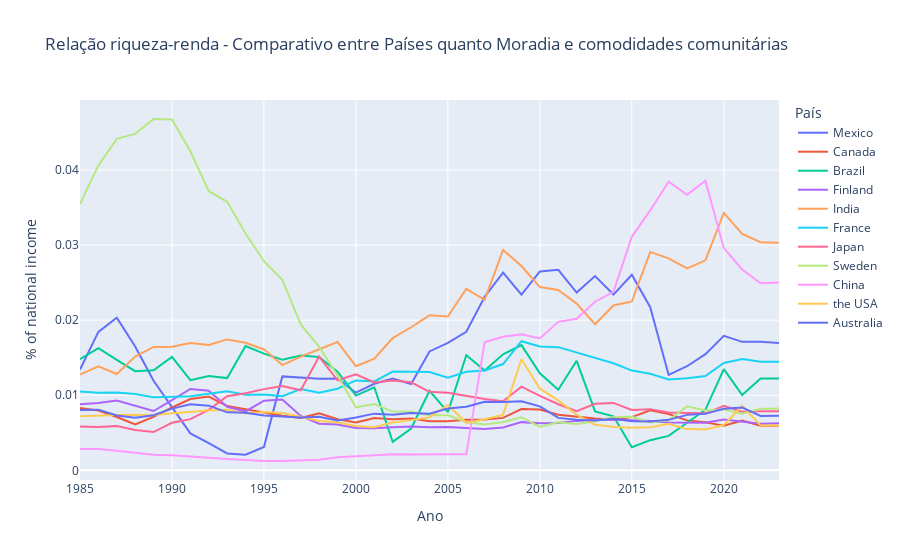

Source (notebook cell):
### Code cell
fig = px.line(df_paises_espec, 
              x='ano', 
              y='valor', 
              color='pais', 
              title="Relação riqueza-renda - Comparativo entre Países quanto Moradia e comodidades comunitárias",
              labels={
                  "valor": "% of national income",
                  "ano": "Ano",
                  "pais": "País"
              })

fig.show()
